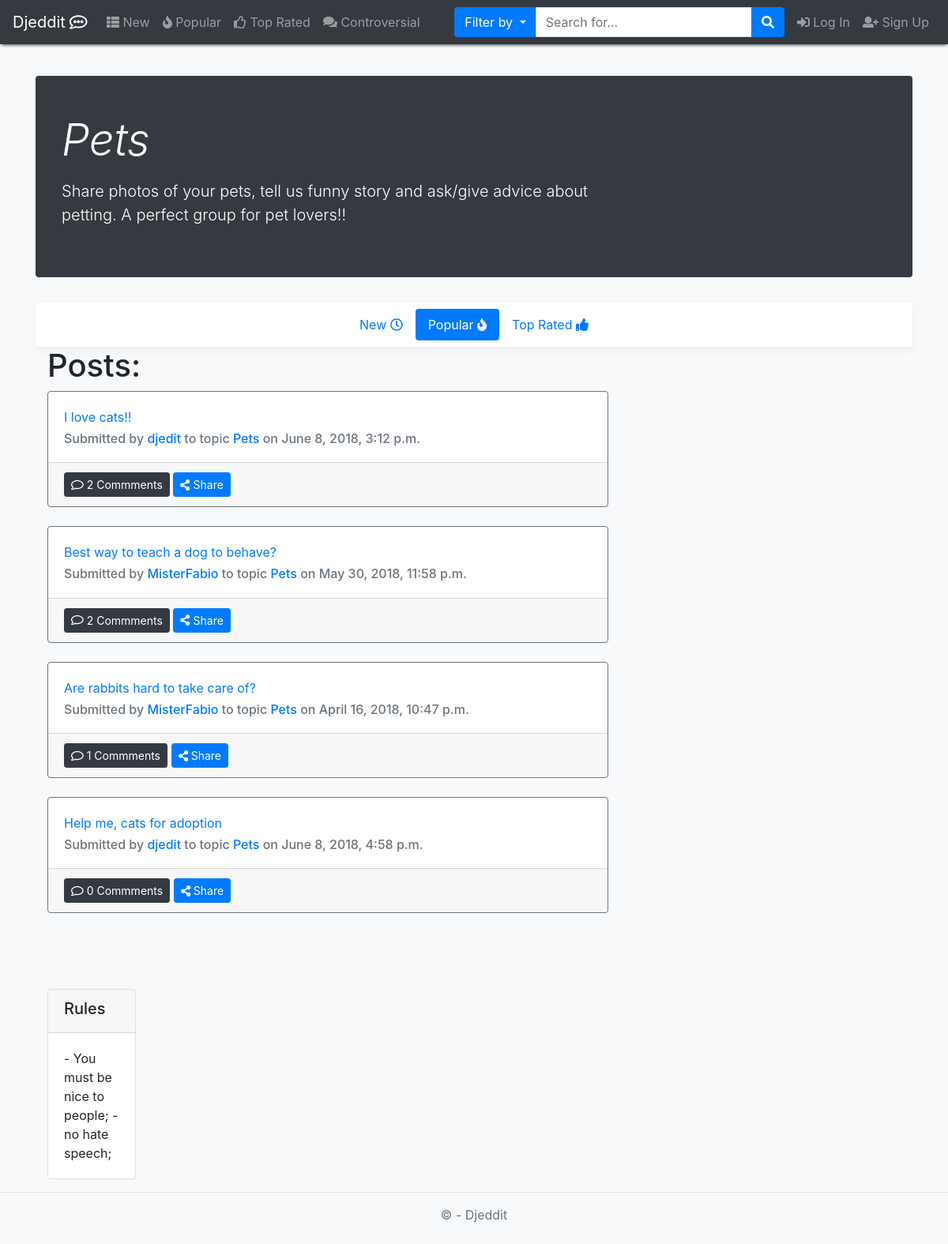
The app's page /topic/Pets/, older data.
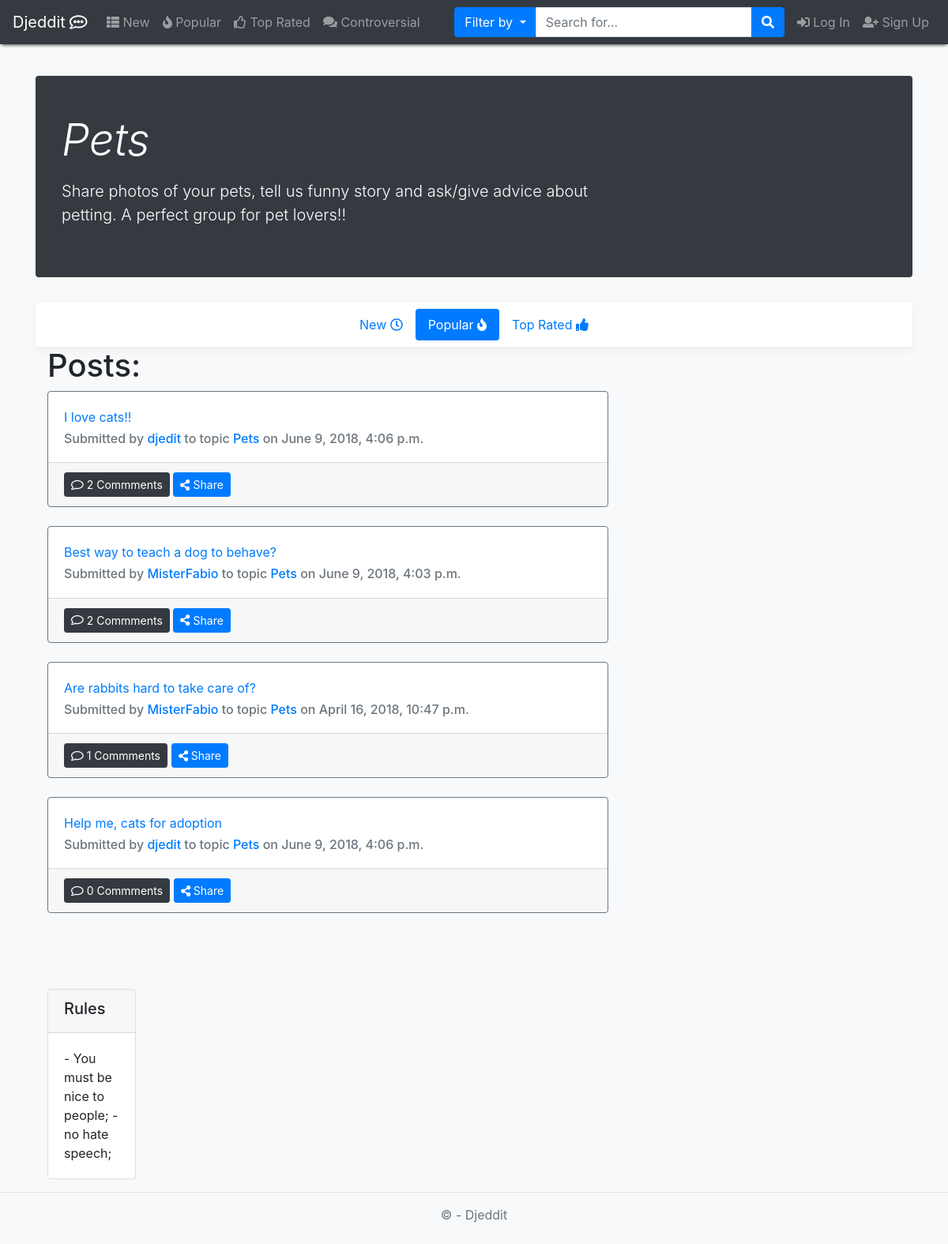
The same page, newer data.
### app/models.py (models this page shows, shortened)
class Topic(models.Model):
    name = models.CharField(max_length=80, blank=False, primary_key=True)
    rules = models.CharField(max_length=500)
    description = models.CharField(max_length=300, blank=False)
    userCreator = models.ForeignKey(User, on_delete=models.CASCADE)
    creation_date = models.DateField(blank=False, default=datetime.now)

class Post(models.Model):
    topic = models.ForeignKey(Topic, on_delete=models.CASCADE)
    title = models.CharField(max_length=120, blank=False)  # campo obrigatório
    content = models.CharField(max_length=100000, blank=False)
    clicks = models.IntegerField(blank=False, default=0)
    userUpVotesPost = models.ManyToManyField(Profile, related_name='post_user_up', blank=True)
    userDownVotesPost = models.ManyToManyField(Profile, related_name='post_user_down', blank=True)
    userSaved = models.ManyToManyField(Profile, blank=True, related_name='user_post_saved')
    userHidden = models.ManyToManyField(Profile, blank=True, related_name='user_post_hidden')
    date = models.DateTimeField(auto_now=True)
    userOP = models.ForeignKey(User, on_delete=models.CASCADE)
    nComments = models.IntegerField(default=0, validators=[MinValueValidator(0)])

### app/views.py (the view)
# urls.py: path('topic/<str:topicName>/', views.topicPage, name="topic"),
def topicPage(request, topicName, postOrder="popular"):
    topic = Topic.objects.get(name__iexact=topicName)
    isUserSubscribed = False
    if (postOrder == "new"):
        p = Post.objects.filter(topic__name__iexact=topicName).order_by("-date")
    elif (postOrder == "popular"):
        p = Post.objects.filter(topic__name__iexact=topicName).order_by("-clicks")
    else:
        p = Post.objects.filter(topic__name__iexact=topicName).annotate(numUp=Count("userUpVotesPost")) \
            .annotate(numDown=Count("userDownVotesPost")) \
            .annotate(score=F("numUp") - F("numDown")) \
            .order_by("-score")
    pages = pagination(request, p, num=10)
    tparams = {
        'items': pages[0],
        'page_range': pages[1],
        "isUserSubscribed": isUserSubscribed,
        "postOrder": postOrder,
        "currentTopic": Topic.objects.get(name__iexact=topicName),
        "posts": p,
    }
    if request.user.is_authenticated:
        profile = Profile.objects.get(user=request.user)
        if topic in profile.subscriptions.all():
            isUserSubscribed = True
        if request.method == 'POST':
            if not isUserSubscribed:
                profile.subscriptions.add(topic)  # add this topic to his list of subscribed topics
                profile.save()
                isUserSubscribed = True  # user will now be subscribed
            else:
                profile.subscriptions.remove(topic)
                profile.save()
                isUserSubscribed = False
        return render(request, "topic.html", tparams)
    else:
        if topic is None:
            return custom_redirect('search', q=topicName)
        else:
            return render(request, "topic.html", tparams)

### Djeedit/config.py (called while the page is built)
def pagination(request, data, num=10):
    paginator = Paginator(data, num)
    page = request.GET.get('page')
    try:
        items = paginator.page(page)
    except PageNotAnInteger:
        items = paginator.page(1)
    except EmptyPage:
        items = paginator.page(paginator.num_pages)
    index = items.number - 1
    max_index = len(paginator.page_range)
    start_index = index - 5 if index >= 5 else 0
    end_index = index + 5 if index <= max_index - 5 else max_index
    page_range = paginator.page_range[start_index:end_index]
    return items, page_range

### templates/topic.html (shortened to what this page needs)
{% extends 'layout.html' %}
{% block content %}
    <div class="jumbotron p-3 p-md-5 text-white rounded bg-dark">
        <div class="row">
            <div class="col-md-8 px-0">
              <h1 class="display-4 font-italic">{{currentTopic.name}}</h1>
              <p class="lead my-3">{{currentTopic.description}}</p>
            </div>
        </div>
    </div>
    <div class="navbar bg-white box-shadow justify-content-center">
        <nav class="nav nav-pills">
            <a class="nav-link {% if postOrder == 'new' %}active{% endif %}" href="{% url 'topic_new' currentTopic.name %}">
                New <i class="far fa-clock"></i>
            </a>
                <a class="nav-link {% if postOrder == 'popular' %}active{% endif %}" href="{% url 'topic_popular' currentTopic.name %}">
                    Popular <i class="fas fa-fire"></i>
                </a>
            <a class="nav-link {% if postOrder == 'top_rated' %}active{% endif %}" href="{% url 'topic_top_rated' currentTopic.name %}">
                Top Rated <i class="fas fa-thumbs-up"></i>
            </a>
        </nav>
    </div>
    <div class="container">
        <div class="row">
            <div class="col-md-8">
                <h1>Posts:</h1>
                {% for p in items %}
                    {% include "post_preview.html" with post=p%}<br/>
                {% endfor %}
            </div>
            <div class="col-md-4">
            <br/>
            <br/>
            <br/>
                <div class="row">
                    <div class="col">
                        <div class="card">
                            <div class="card-header">
                                <h5 class="card-title"> Rules </h5>
                            </div>
                            <div class="card-body">{{ currentTopic.rules| linebreaksbr }} </div>
                        </div>
                    </div>
                </div>
            </div>
        </div>
    </div>
{% endblock %}

### templates/layout.html (shortened to what this page needs)
﻿<!DOCTYPE HTML>
<html lang="en">
    <head>
        {% load staticfiles %}
        <link rel="stylesheet" type="text/css" href="{% static 'content/bootstrap.min.css' %}"/>
        <link rel="stylesheet" type="text/css" href="{% static 'content/site.css' %}"/>
        <link rel="stylesheet" type="text/css" href="{% static 'content/bootstrap-notifications.css' %}"/>
    </head>
    <body class="fixed-nav sticky-footer bg-light">
        <nav class="navbar navbar-expand-xl fixed-top navbar-dark bg-dark" style="-webkit-box-shadow: 0 3px 4px -2px rgba(0,0,0,0.75); -moz-box-shadow: 0 3px 4px -2px rgba(0,0,0,0.75); box-shadow: 0 3px 4px -2px rgba(0,0,0,0.75);">
            <a class="navbar-brand" href="{% url 'home' %}">Djeddit <i class="far fa-comment-alt"></i></a>
            <div class="collapse navbar-collapse" id="navbarCollapse">
                <ul class="navbar-nav mr-auto">
                    <li class="nav-item {% if nbar == 'New' %}active{% endif %}">
                        <a class="nav-link" href="{% url 'new' %}"><i class="fas fa-th-list"></i> New</a>
                    </li>
                    <li class="nav-item {% if nbar == 'Popular' %}active{% endif %}">
                        <a class="nav-link" href="{% url 'popular' %}"><i class="fas fa-fire"></i> Popular</a>
                    </li>
                    <li class="nav-item {% if nbar == 'Top Rated' %}active{% endif %}">
                        <a class="nav-link" href="{% url 'top_rated' %}"><i class="far fa-thumbs-up"></i> Top Rated</a>
                    </li>
                    <li class="nav-item {% if nbar == 'Controversial' %}active{% endif %}">
                        <a class="nav-link" href="{% url 'controversial' %}"><i class="fas fa-comments"></i> Controversial</a>
                    </li>
                </ul>
                <ul class="nav navbar-nav">
                    <li class="form-inline my-2 my-lg-0 mr-lg-2">
                        <div class="input-group">
                            <div class="input-group-btn search-panel">
                                <button type="button" class="btn btn-primary dropdown-toggle" data-toggle="dropdown">
                                    <span id="search_concept">Filter by</span>
                                </button>
                            </div>
                            <input id="searchQuery" class="form-control input-group-append" type="text"
                                   placeholder="Search for..." value="{{ request.GET.q }}" required>
                            <span class="input-group-append">
                                      <button id="navbarSearchButton" class="btn btn-primary" type="button">
                                          <i class="fa fa-search"></i>
                                      </button>
                                  </span>
                        </div>
                    </li>
                    {% include 'loginpartial.html' %}
                </ul>
            </div>
        </nav>
        <main role="main">
            <div class="container body-content">
                {% block content %} {% endblock %}
            </div>
        </main>
        <footer style=":sticky-footer">
            <hr/>
            <div class="container">
                <p class="text-muted" align="center">&copy; {{ year }} - Djeddit </p>
            </div>
        </footer>
    </body>
</html>

### templates/loginpartial.html
{% if user.is_authenticated %}
    <li class="nav-item dropdown">
        <a class="nav-link dropdown-toggle mr-lg-2" id="alertsDropdown" href="#" data-toggle="dropdown"
           aria-haspopup="true" aria-expanded="false">
            Notifications <i class="fa fa-fw fa-bell"></i>
            <span class="d-lg-none">Alerts
              <span class="badge badge-pill badge-warning">6 New</span>
            </span>
        </a>
        <ul class="dropdown-menu dropdown-alerts">
            <li>
                <a href="#" class="dropdown-item">
                    <div>
                        <i class="fa fa-comment fa-fw"></i> New Comment
                        <span class="pull-right text-muted small">4 minutes ago</span>
                    </div>
                </a>
            </li>
            <li class="dropdown-divider"></li>
            <li>
                <a href="#" class="dropdown-item">
                    <div>
                        <i class="fa fa-twitter fa-fw"></i> 3 New Followers
                        <span class="pull-right text-muted small">12 minutes ago</span>
                    </div>
                </a>
            </li>
            <li class="dropdown-divider"></li>
            <a href="#" class="dropdown-item">
                <div>
                    <i class="fa fa-envelope fa-fw"></i> Message Sent
                    <span class="pull-right text-muted small">4 minutes ago</span>
                </div>
            </a>
            <li class="dropdown-divider"></li>
            <a class="text-center text-muted dropdown-item" href="{% url 'notifications' %}">
                <strong>View All</strong>
                <i class="fa fa-angle-right"></i>
            </a>
        </ul>
    </li>
    <li class="nav-item">
        <a class="nav-link" href="{% url 'user' username=user.username %}">
            <i class="far fa-user"></i> {{ user.username }}
        </a>
    </li>
    <li class="nav-item">
        <a class="nav-link" href="#signIn" data-toggle="modal" data-target="#logoutModal">
            <i class="fas fa-sign-out-alt"></i>Logout
        </a>
    </li>
{% else %}
    <a class="nav-link" href="#signIn" data-toggle="modal" data-target="#loginModal">
        <i class="fas fa-sign-in-alt"></i> Log In
    </a>
    <a class="nav-link" href="#signUp" data-toggle="modal" data-target="#signupModal">
        <i class="fas fa-user-plus"></i> Sign Up
    </a>
{% endif %}

### templates/post_preview.html (shortened to what this page needs)
<div class="card border-secondary" id="post_n_{{ post.id }}"
        {% if request.user.profile in post.userHidden.all %} {% ifnotequal sidebar 'user_posts_hidden'  %} hidden  {% endifnotequal %}{% endif %}>
    <div class="card-body">
        <div class="card-title"><a href="{% url "post" topicName=post.topic.name postID=post.id %}">{{ post.title }}</a> </div>
        <h6 class="card-subtitle text-muted">Submitted by <a href="{% url "user" username=post.userOP.username %}">{{ post.userOP.username }}<a/>
            to topic <a href="{% url "topic"  topicName=post.topic.name %}"> {{ post.topic.name }} <a/> on {{ post.date }}</h6>
    </div>
    <div class="card-footer">
            <button href="#" class="btn btn-sm btn-dark"><i class="far fa-comment"></i> {{ post.nComments }} Commments
            </button>
            <button class="btn btn-sm btn-primary" type="button" data-toggle="collapse" data-target="#coll{{ post.id }}"
                    aria-expanded="false" aria-controls="collapseExample">
                <i class="fas fa-share-alt"></i> Share
            </button>
            {% load social_share %}
    </div>
</div>

Row changes from the older to the newer data that the page shows:
changed Post "I love cats!!": date "June 8, 2018, 3:12 p.m." → "June 9, 2018, 4:06 p.m."
changed Post "Best way to teach a dog to behave?": date "May 30, 2018, 11:58 p.m." → "June 9, 2018, 4:03 p.m."
changed Post "Help me, cats for adoption": date "June 8, 2018, 4:58 p.m." → "June 9, 2018, 4:06 p.m."
